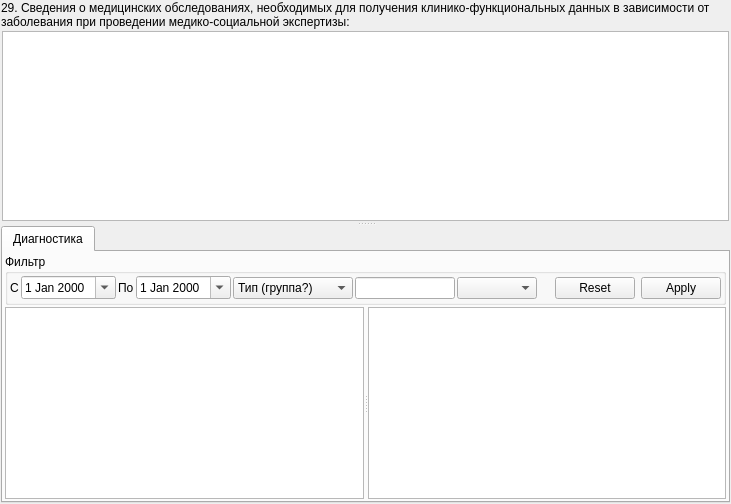
          <widget class="QWidget" name="tabInspection">
           <attribute name="title">
            <string>О&amp;бследование (п.29)</string>
           </attribute>
           <layout class="QGridLayout" name="gridLayout_57">
            <property name="leftMargin">
             <number>1</number>
            </property>
            <property name="topMargin">
             <number>1</number>
            </property>
            <property name="rightMargin">
             <number>1</number>
            </property>
            <property name="bottomMargin">
             <number>1</number>
            </property>
            <property name="spacing">
             <number>1</number>
            </property>
            <item row="0" column="0">
             <widget class="QLabel" name="lblInfoAboutMedicalExaminationsRequired">
              <property name="text">
               <string>29. Сведения о медицинских обследованиях, необходимых для получения клинико-функциональных данных в зависимости от заболевания при проведении медико-социальной экспертизы:</string>
              </property>
              <property name="wordWrap">
               <bool>true</bool>
              </property>
             </widget>
            </item>
            <item row="1" column="0">
             <widget class="QSplitter" name="splInspection">
              <property name="orientation">
               <enum>Qt::Vertical</enum>
              </property>
              <property name="childrenCollapsible">
               <bool>false</bool>
              </property>
              <widget class="QWidget" name="tabInfoAboutMedicalExaminationsRequired" native="true">
               <layout class="QGridLayout" name="gridLayout_51">
                <property name="leftMargin">
                 <number>1</number>
                </property>
                <property name="topMargin">
                 <number>1</number>
                </property>
                <property name="rightMargin">
                 <number>1</number>
                </property>
                <property name="bottomMargin">
                 <number>1</number>
                </property>
                <property name="spacing">
                 <number>1</number>
                </property>
                <item row="0" column="0">
                 <widget class="QTextEdit" name="edtInfoAboutMedicalExaminationsRequired"/>
                </item>
               </layout>
              </widget>
              <widget class="QTabWidget" name="tabAmbCardInspection_29">
               <property name="tabPosition">
                <enum>QTabWidget::North</enum>
               </property>
               <property name="currentIndex">
                <number>0</number>
               </property>
               <widget class="QWidget" name="tabAmbCardDiagnostic_29">
                <attribute name="title">
                 <string>Диагностика</string>
                </attribute>
                <layout class="QGridLayout" name="_14">
                 <property name="leftMargin">
                  <number>2</number>
                 </property>
                 <property name="topMargin">
                  <number>2</number>
                 </property>
                 <property name="rightMargin">
                  <number>2</number>
                 </property>
                 <property name="bottomMargin">
                  <number>2</number>
                 </property>
                 <property name="spacing">
                  <number>2</number>
                 </property>
                 <item row="0" column="0">
                  <widget class="QGroupBox" name="frmAmbCardDiagnosticFilter_29">
                   <property name="sizePolicy">
                    <sizepolicy hsizetype="Preferred" vsizetype="Minimum">
                     <horstretch>0</horstretch>
                     <verstretch>0</verstretch>
                    </sizepolicy>
                   </property>
                   <property name="title">
                    <string>Фильтр</string>
                   </property>
                   <layout class="QGridLayout" name="_15">
                    <property name="leftMargin">
                     <number>2</number>
                    </property>
                    <property name="topMargin">
                     <number>2</number>
                    </property>
                    <property name="rightMargin">
                     <number>2</number>
                    </property>
                    <property name="bottomMargin">
                     <number>2</number>
                    </property>
                    <property name="spacing">
                     <number>2</number>
                    </property>
                    <item row="0" column="0">
                     <widget class="QLabel" name="lblAmbCardDiagnosticBegDate_29">
                      <property name="text">
                       <string>С</string>
                      </property>
                     </widget>
                    </item>
                    <item row="0" column="1">
                     <widget class="CDateEdit" name="edtAmbCardDiagnosticBegDate_29">
                      <property name="calendarPopup">
                       <bool>true</bool>
                      </property>
                     </widget>
                    </item>
                    <item row="0" column="2">
                     <widget class="QLabel" name="lblAmbCardDiagnosticEndDate_29">
                      <property name="text">
                       <string>По</string>
                      </property>
                     </widget>
                    </item>
                    <item row="0" column="3">
                     <widget class="CDateEdit" name="edtAmbCardDiagnosticEndDate_29">
                      <property name="calendarPopup">
                       <bool>true</bool>
                      </property>
                     </widget>
                    </item>
                    <item row="0" column="4">
                     <widget class="CActionTypeComboBox" name="cmbAmbCardDiagnosticGroup_29">
                      <property name="sizePolicy">
                       <sizepolicy hsizetype="Expanding" vsizetype="Fixed">
                        <horstretch>0</horstretch>
                        <verstretch>0</verstretch>
                       </sizepolicy>
                      </property>
                      <property name="minimumSize">
                       <size>
                        <width>120</width>
                        <height>0</height>
                       </size>
                      </property>
                      <item>
                       <property name="text">
                        <string>Тип (группа?)</string>
                       </property>
                      </item>
                     </widget>
                    </item>
                    <item row="0" column="5">
                     <widget class="QLineEdit" name="edtAmbCardDiagnosticOffice_29">
                      <property name="sizePolicy">
                       <sizepolicy hsizetype="Maximum" vsizetype="Fixed">
                        <horstretch>0</horstretch>
                        <verstretch>0</verstretch>
                       </sizepolicy>
                      </property>
                      <property name="minimumSize">
                       <size>
                        <width>60</width>
                        <height>0</height>
                       </size>
                      </property>
                      <property name="maximumSize">
                       <size>
                        <width>100</width>
                        <height>16777215</height>
                       </size>
                      </property>
                      <property name="maxLength">
                       <number>10</number>
                      </property>
                      <property name="readOnly">
                       <bool>false</bool>
                      </property>
                     </widget>
                    </item>
                    <item row="0" column="6">
                     <widget class="COrgStructureComboBox" name="cmbAmbCardDiagnosticOrgStructure_29">
                      <property name="sizePolicy">
                       <sizepolicy hsizetype="Expanding" vsizetype="Fixed">
                        <horstretch>0</horstretch>
                        <verstretch>0</verstretch>
                       </sizepolicy>
                      </property>
                      <property name="minimumSize">
                       <size>
                        <width>80</width>
                        <height>0</height>
                       </size>
                      </property>
                     </widget>
                    </item>
                    <item row="0" column="7">
                     <spacer>
                      <property name="orientation">
                       <enum>Qt::Horizontal</enum>
                      </property>
                      <property name="sizeHint" stdset="0">
                       <size>
                        <width>16</width>
                        <height>24</height>
                       </size>
                      </property>
                     </spacer>
                    </item>
                    <item row="0" column="8">
                     <widget class="QDialogButtonBox" name="btnAmbCardDiagnosticButtonBox_29">
                      <property name="sizePolicy">
                       <sizepolicy hsizetype="Maximum" vsizetype="Fixed">
                        <horstretch>0</horstretch>
                        <verstretch>0</verstretch>
                       </sizepolicy>
                      </property>
                      <property name="orientation">
                       <enum>Qt::Horizontal</enum>
                      </property>
                      <property name="standardButtons">
                       <set>QDialogButtonBox::Apply|QDialogButtonBox::Reset</set>
                      </property>
                     </widget>
                    </item>
                   </layout>
                  </widget>
                 </item>
                 <item row="1" column="0">
                  <widget class="QFrame" name="frmAmbCardDiagnosticAction_29">
                   <property name="sizePolicy">
                    <sizepolicy hsizetype="Preferred" vsizetype="Expanding">
                     <horstretch>0</horstretch>
                     <verstretch>0</verstretch>
                    </sizepolicy>
                   </property>
                   <property name="frameShape">
                    <enum>QFrame::NoFrame</enum>
                   </property>
                   <property name="frameShadow">
                    <enum>QFrame::Raised</enum>
                   </property>
                   <layout class="QGridLayout" name="_16">
                    <property name="leftMargin">
                     <number>0</number>
                    </property>
                    <property name="topMargin">
                     <number>0</number>
                    </property>
                    <property name="rightMargin">
                     <number>0</number>
                    </property>
                    <property name="bottomMargin">
                     <number>0</number>
                    </property>
                    <property name="spacing">
                     <number>0</number>
                    </property>
                    <item row="0" column="0">
                     <widget class="QSplitter" name="splitterAmbCardDiagnosticAction_29">
                      <property name="orientation">
                       <enum>Qt::Horizontal</enum>
                      </property>
                      <widget class="CRegistryActionsTableView" name="tblAmbCardDiagnosticActions_29"/>
                      <widget class="CActionPropertiesTableView" name="tblAmbCardDiagnosticActionProperties_29"/>
                     </widget>
                    </item>
                   </layout>
                  </widget>
                 </item>
                </layout>
               </widget>
              </widget>
             </widget>
            </item>
           </layout>
          </widget>
